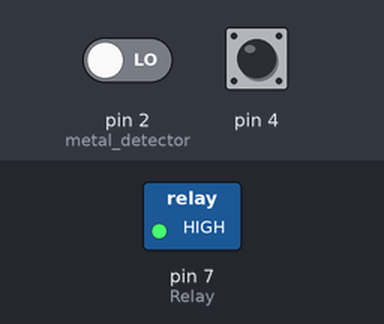
The sketch below on a simulated Arduino Uno, built with avr-gcc and run on an emulated ATmega328P. Shown: switched loads named in the sketch (green lamp = pin HIGH). The test bench sets the inputs (shaded band); at power-on: pin 2 (metal_detector) LOW, pin 4 HIGH. The ROS host is connected and sends only what is stated.

Above: at 1.2 s.
1.3 s: pin 2 (metal_detector) driven HIGH
At 1.7 s:
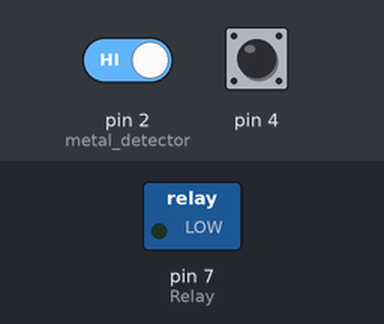
2.8 s: pin 2 (metal_detector) driven LOW
At 3.9 s:
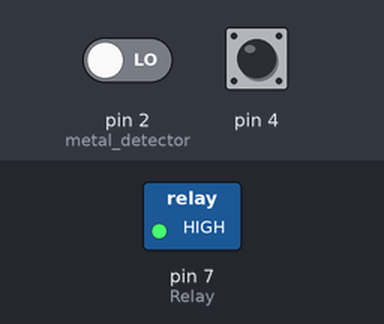
Timing chart, 0 to 5.8 s (numbered marks = the images above; inputs shaded):
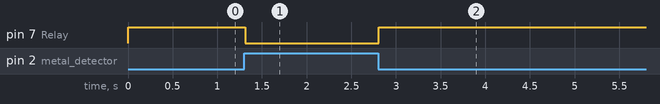

The sketch:

mine.ino
```cpp
#include <ros.h>
#include <geometry_msgs/Twist.h>
ros::NodeHandle  nh;
geometry_msgs::Twist _msg;
ros::Publisher mineMessage("mineMessage", &_msg);

void setup()
{
  nh.initNode();
  nh.advertise (mineMessage);
  pinMode(2,INPUT);    //metal_detector
  pinMode(5,INPUT);     //proximity
  pinMode(7,OUTPUT);   //Relay
}

void loop(){
int  Prox=digitalRead(4);
int metal_detector= digitalRead(2);

if (metal_detector== 1 && Prox==0)
{
   _msg.linear.x = 2; // Surface Mine
   mineMessage.publish( &_msg );
   digitalWrite(7,LOW);
   delay(30);
    }

else if (metal_detector==1  && Prox==1)
{
  _msg.linear.x = 1; // Buried Mine
  mineMessage.publish( &_msg );
  digitalWrite(7,LOW);
  delay(30);
}
else
{
  _msg.linear.x = 0; // No Mine
  mineMessage.publish( &_msg );
  digitalWrite(7,HIGH);
  delay(30);
  }

   nh.spinOnce();
}
```

Measured:
- after the input at 1.3 s, pin 7 (Relay): HIGH → LOW at once
- after the input at 2.8 s, pin 7 (Relay): LOW → HIGH at once
